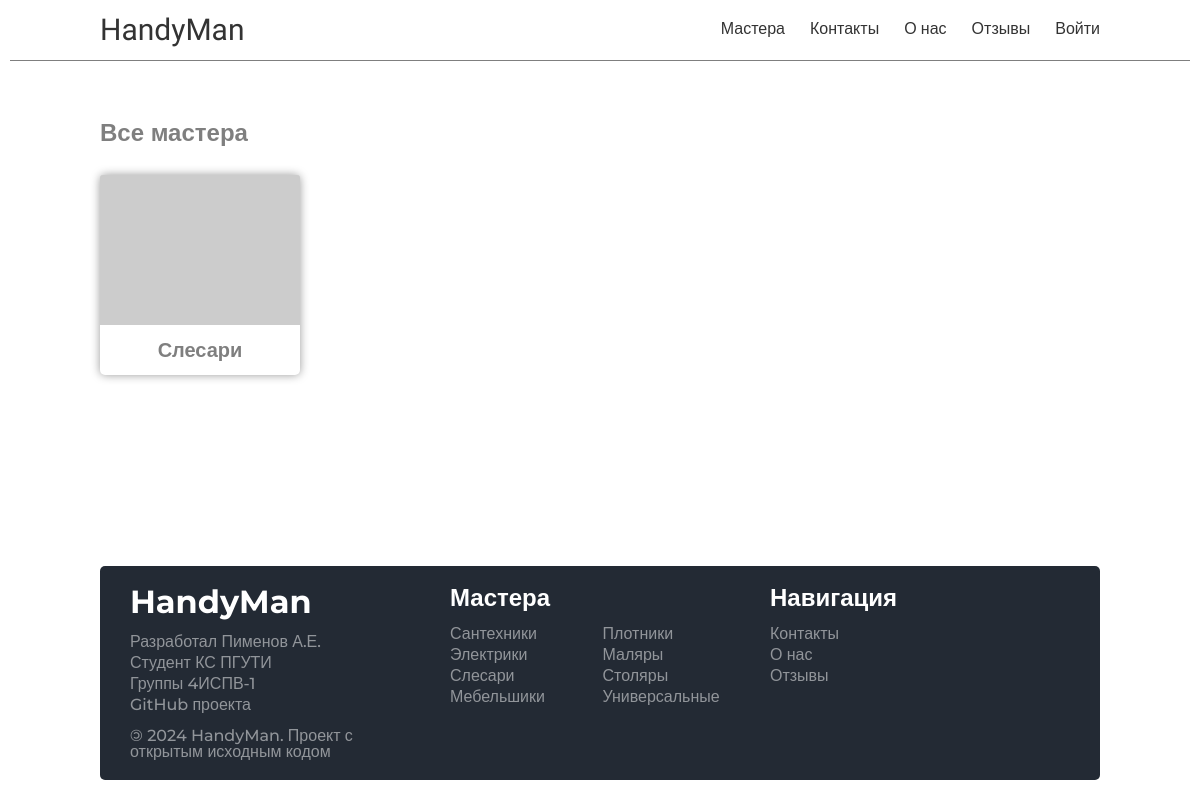
The app's page /masters/, older data.
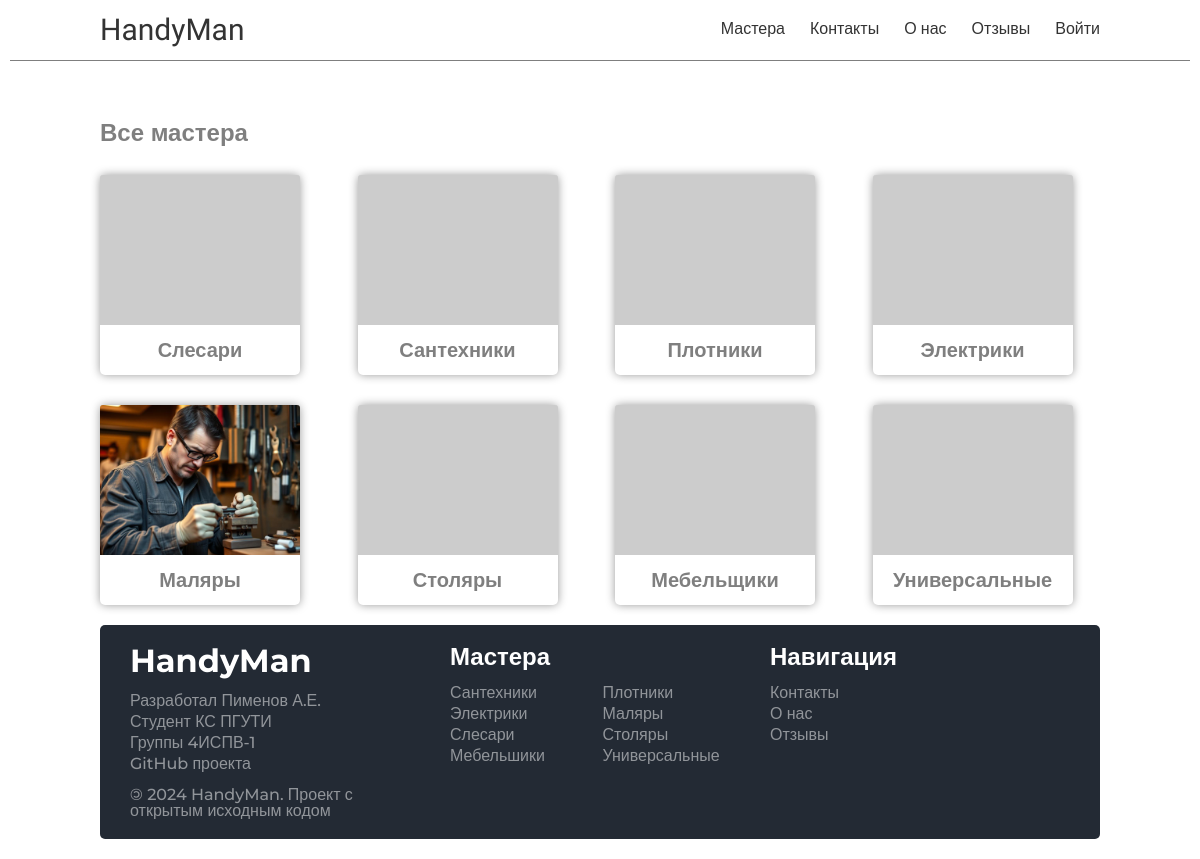
The same page, newer data.
### handyman/models.py (models this page shows, shortened)
class Skills(models.Model):
    id = models.UUIDField(primary_key=True, default=uuid.uuid4, editable=False)
    name = models.CharField(max_length=100)
    cat_name = models.CharField(
        max_length=100
    )  # Тоже что и name, но во множественном числе
    slug = models.CharField(max_length=100, unique=True)
    image = models.ImageField(upload_to='skills/images', blank=True, null=True)
    created_at = models.DateTimeField(auto_now_add=True)

### handyman/views.py (the view)
# urls.py: path('masters/', views.masters, name='masters'),
def masters(request):
    skills = Skills.objects.all()
    data = {
        "title": "Мастера",
        "skills": skills,
    }
    return render(request, "handyman/pages/master_pages/masters.html", context=data)

### handyman/templates/handyman/pages/master_pages/masters.html
{% extends "base.html" %}
{% block content %}
    {% include "handyman/include/header.html" %}
    <div class="main-container">
        <div class="main">
            <div class="master-block">
                <h2>Все мастера</h2>
                <div class="master-grid">
                    {% for skill in skills %}
                        <div class="card" onClick="document.location.href='{% url 'masters_type' skill.slug %}'">
                            {% if skill.image %}
                                <img src="{{ skill.image.url }}" alt="{{ skill.name }}"/>
                            {% else %}
                                <img src="https://placehold.co/200x150" alt="{{ skill.name }}"/>
                            {% endif %}
                            <div class="text">{{ skill.cat_name }}</div>
                        </div>
                    {% endfor %}
                </div>
            </div>
        </div>
    </div>
    {% include "handyman/include/footer.html" %}
{% endblock content %}

### handyman/templates/base.html (shortened to what this page needs)
{% load static %}
<!DOCTYPE html>
<html lang="ru">
  <head>
    <link rel="stylesheet" href="{% static 'handyman/css/style.css' %}" />
    <link
      rel="stylesheet"
      href="https://cdn.jsdelivr.net/npm/swiper@11/swiper-bundle.min.css"
    />
  </head>
  <body>
    {% block content %} {% endblock %}
  </body>
</html>

### handyman/templates/handyman/include/header.html
<div class="header-container">
  <div class="header">
    <div class="header-logo">
      <a href="{% url 'index'%}">HandyMan</a>
    </div>
    <div class="header-menu">
      <a href="{% url 'masters' %}">Мастера</a>
      <a href="{% url 'contacts' %}">Контакты</a>
      <a href="{% url 'about' %}">О нас</a>
      <a href="{% url 'feedbacks' %}">Отзывы</a>
      <a href="links/login.html">Войти</a>
    </div>
  </div>
</div>

### handyman/templates/handyman/include/footer.html
<div class="footer-container">
    <div class="footer">
        <div class="footer-block">
            <h2>HandyMan</h2>
            <ul class="mt-20">
                <li>Разработал Пименов А.Е.</li>
                <li>Студент КС ПГУТИ</li>
                <li>Группы 4ИСПВ-1</li>
                <li>
                    <a href="https://github.com/binido/Course-work">GitHub проекта</a>
                </li>
                <li>
                    <span>&copy;</span> 2024 HandyMan. Проект с открытым исходным кодом
                </li>
            </ul>
        </div>
        <div class="footer-block">
            <h3>Мастера</h3>
            <ul class="grid-ul">
                <li><a href="{% url 'masters_type' 'santehniky' %}">Сантехники</a></li>
                <li><a href="{% url 'masters_type' 'plotniky' %}">Плотники</a></li>
                <li><a href="{% url 'masters_type' 'elektriky' %}">Электрики</a></li>
                <li><a href="{% url 'masters_type' 'malyary' %}">Маляры</a></li>
                <li><a href="{% url 'masters_type' 'slesary' %}">Слесари</a></li>
                <li><a href="{% url 'masters_type' 'stolyary' %}">Столяры</a></li>
                <li><a href="{% url 'masters_type' 'mebelshiky' %}">Мебельшики</a></li>
                <li><a href="{% url 'masters_type' 'universalnie' %}">Универсальные</a></li>
            </ul>
        </div>
        <div class="footer-block">
            <h3>Навигация</h3>
            <ul>
                <li><a href="{% url 'contacts' %}">Контакты</a></li>
                <li><a href="{% url 'about' %}">О нас</a></li>
                <li><a href="{% url 'feedbacks' %}">Отзывы</a></li>
            </ul>
        </div>
    </div>
</div>

### handyman/static/handyman/css/style.css (style rules this page uses)
* { box-sizing:border-box }
html,body,div,span,applet,object,iframe,h1,h2,h3,h4,h5,h6,p,blockquote,pre,a,abbr,acronym,address,big,cite,code,del,dfn,em,img,ins,kbd,q,s,samp,small,strike,strong,sub,sup,tt,var,b,u,i,center,dl,dt,dd,ol,ul,li,fieldset,form,label,legend,table,caption,tbody,tfoot,thead,tr,th,td,article,aside,canvas,details,embed,figure,figcaption,footer,header,hgroup,menu,nav,output,ruby,section,summary,time,mark,audio,video { margin:0;padding:0;border:0;font-size:100%;font:inherit;vertical-align:baseline }
body { line-height:1 }
ol,ul { list-style:none }
.header-container { display:flex;flex-direction:column;align-items:center;margin:0 10px;border-bottom:1px solid rgba(0,0,0,.5) }
.header-container .header { display:flex;justify-content:space-between;align-items:center;height:60px;width:1000px }
.header-container .header .header-logo a { font-family:"Joti One",serif;font-size:30px;color:#333;text-decoration:none;background-image:linear-gradient(#333, #333);background-position:0% 100%;background-repeat:no-repeat;background-size:0% 2px;transition:all .15s ease-in-out }
.header-container .header .header-menu { font-family:"Montserrat",sans-serif;font-weight:500;font-size:16px;display:flex;gap:25px;justify-content:space-between;align-items:center }
.header-container .header .header-menu a { color:#333;text-decoration:none;background-image:linear-gradient(#333, #333);background-position:0% 100%;background-repeat:no-repeat;background-size:0% 2px;transition:all .15s ease-in-out;height:1.1rem }
.footer-container { display:flex;flex-direction:column;align-items:center;margin:0 10px;margin-top:max(60px,auto) }
.footer-container .footer { font-family:"Montserrat",sans-serif;font-weight:500;display:grid;grid-template-columns:repeat(3, 1fr);width:1000px;margin:20px 0;padding:20px 30px;background-color:#232a34;border-radius:5px;-webkit-border-radius:5px;-moz-border-radius:5px;-khtml-border-radius:5px;gap:20px }
.footer-container .footer .footer-block span { display:inline-block;transform:scaleX(-1) }
.footer-container .footer .footer-block h2,.footer-container .footer .footer-block h3 { color:#fff;font-weight:700 }
.footer-container .footer .footer-block h2 { font-size:32px }
.footer-container .footer .footer-block h3 { font-size:24px }
.footer-container .footer .footer-block ul { margin-top:16px;color:hsla(0,0%,100%,.5);display:flex;flex-direction:column;gap:5px }
.footer-container .footer .footer-block ul.mt-20 li:last-child { margin-top:10px }
.footer-container .footer .footer-block ul.grid-ul { display:grid;grid-template-columns:repeat(2, 1fr) }
.footer-container .footer .footer-block ul li a { color:hsla(0,0%,100%,.5);text-decoration:none;background-image:linear-gradient(rgba(255, 255, 255, 0.5), rgba(255, 255, 255, 0.5));background-position:0% 100%;background-repeat:no-repeat;background-size:0% 2px;transition:all .15s ease-in-out }
body { min-height:100vh;display:flex;flex-direction:column }
body .main-container { flex:1 }
:root { --swiper-pagination-color: #333 }
.main-container { display:flex;flex-direction:column;align-items:center;margin:0 10px }
.main-container .main { font-family:"Montserrat",sans-serif;font-weight:500;flex-direction:column;width:1000px }
.main-container .main .master-block { margin-top:60px }
.main-container .main .master-block h2 { font-size:24px;color:rgba(0,0,0,.5);font-weight:600 }
.main-container .main .master-block .master-grid { margin-top:30px;display:grid;grid-template-columns:repeat(4, 1fr);gap:30px }
.main-container .main .master-block .master-grid .card { -webkit-box-shadow:0px 0px 10px 0px rgba(0,0,0,.4);-moz-box-shadow:0px 0px 10px 0px rgba(0,0,0,.4);box-shadow:0px 0px 10px 0px rgba(0,0,0,.4);transition:all .3s ease-out;cursor:pointer;border-radius:5px;-webkit-border-radius:5px;-moz-border-radius:5px;-khtml-border-radius:5px;height:200px;width:200px;color:#14151b;display:flex;flex-direction:column }
.main-container .main .master-block .master-grid .card img { width:200px;object-fit:cover;height:150px;border-radius:3px 3px 0 0;-webkit-border-radius:3px 3px 0 0;-moz-border-radius:3px 3px 0 0;-khtml-border-radius:3px 3px 0 0 }
.main-container .main .master-block .master-grid .card .text { width:100%;height:100%;display:flex;flex-direction:column;align-items:center;justify-content:center;font-size:20px;font-weight:600;color:rgba(0,0,0,.5) }

Row changes from the older to the newer data that the page shows:
added Skills: cat_name "Сантехники"
added Skills: cat_name "Плотники"
added Skills: cat_name "Электрики"
added Skills: image (picture), cat_name "Маляры"
added Skills: cat_name "Столяры"
added Skills: cat_name "Мебельщики"
added Skills: cat_name "Универсальные"
